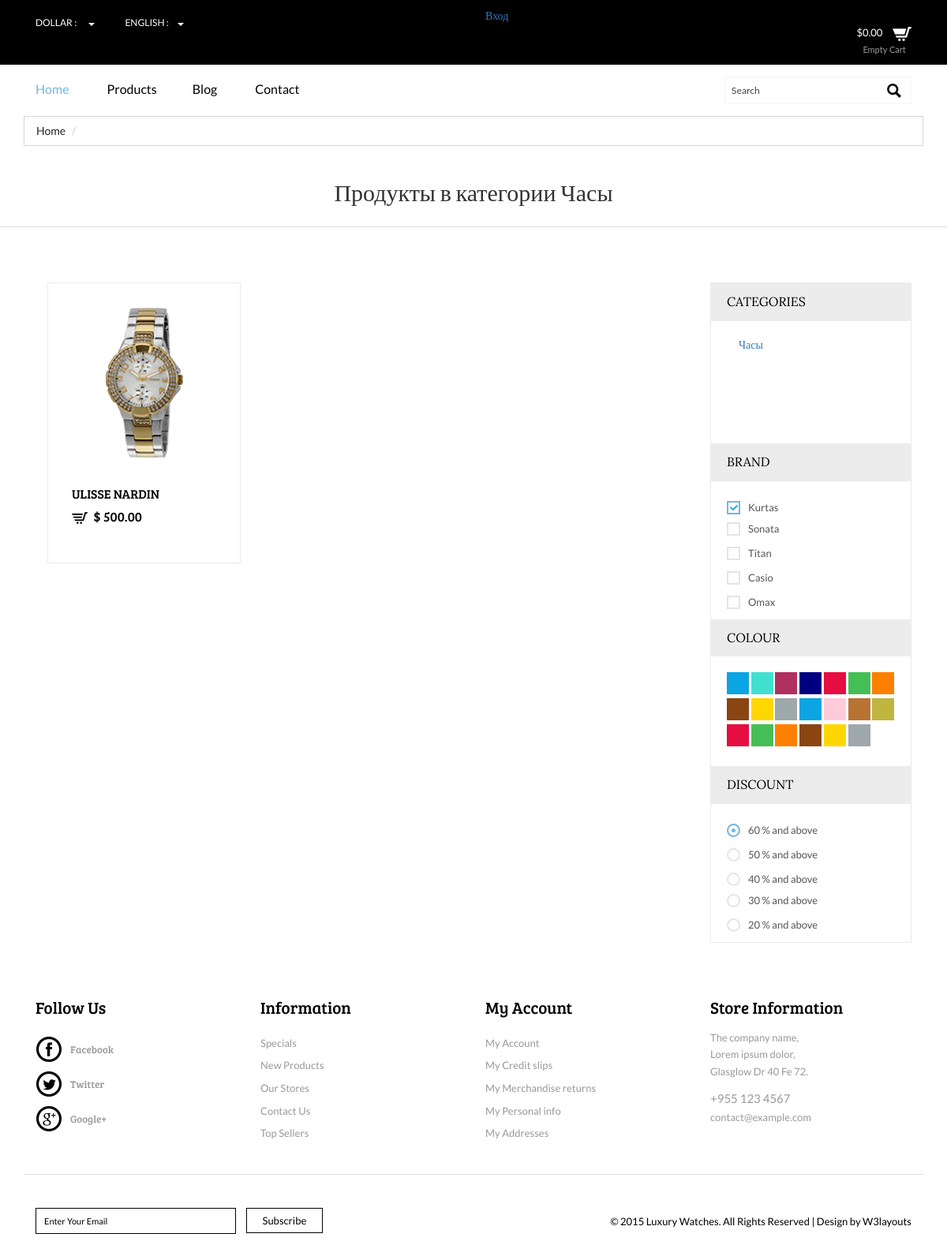
The page /category/1/products/ on the database as committed earlier.
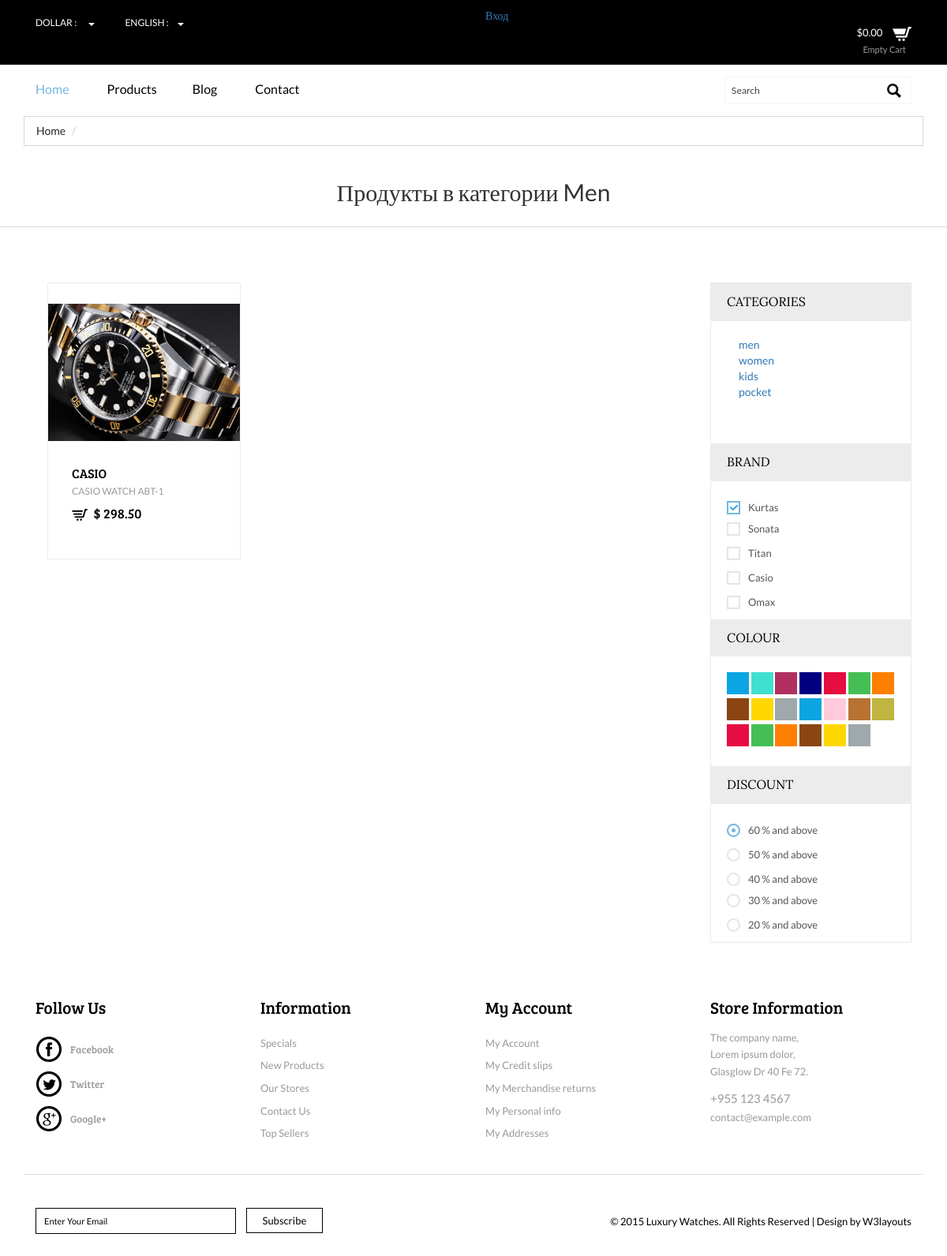
The same page on the database as committed later.
### mainapp/models.py (models this page shows, shortened)
class ProductCategory(models.Model):
    name = models.CharField(verbose_name='имя категории', max_length=128)
    description = models.TextField(verbose_name='описание категории', blank=True)

class Product(models.Model):
    category = models.ForeignKey(ProductCategory,
                                 on_delete=models.CASCADE,
                                 verbose_name='категория продукта')
    name = models.CharField('имя продукта', max_length=128)
    brand = models.CharField('brand', max_length=128, default='None')
    image = models.ImageField(upload_to='products_images', blank=True)
    short_desc = models.CharField('краткое описание продукта', max_length=64, blank=True)
    description = models.TextField('описание продукта', blank=True)
    price = models.DecimalField('цена продукта', max_digits=8, decimal_places=2, default=0)
    quantity = models.PositiveIntegerField('количество на складе', default=0)
    class Meta:
        verbose_name = 'продукт'
        verbose_name_plural = 'продукты'

### mainapp/views.py (the view)
# urls.py: path('category/<int:pk>/products/', mainapp.catalog, name='catalog'),
def catalog(request, pk):
    category = get_object_or_404(ProductCategory, pk=pk)
    products = Product.objects.filter(category=category)
    context = {
        'page_title': 'Luxury watches | Products',
        'categories': get_menu(),
        'category': category,
        'products': products,
    }
    return render(request, 'mainapp/catalog.html', context)

### mainapp/views.py (called while the page is built)
def get_menu():
    return ProductCategory.objects.all()

### mainapp/templates/mainapp/catalog.html (shortened to what this page needs)
{% extends 'mainapp/base.html' %}
{% load static %}
{% block container %}
	{% include 'mainapp/includes/inc__breadcrumbs.html' %}
{% block title %}
            <div class="logo clearfix">
                <h2>Продукты в категории {{ category.name|capfirst }}</h2>
            </div>
{% endblock %}
<div class="prdt">
		<div class="container">
			<div class="prdt-top">
				<div class="col-md-9 prdt-left">
					<div class="product-one">
                        {% for product in products %}
                            <div class="col-md-4 product-left p-left">
                                <div class="product-main simpleCart_shelfItem">
                                    <a href="{% url 'main:single' %}" class="mask"><img class="img-responsive zoom-img" src="/media/{{ product.image }}" alt="" /></a>
                                    <div class="product-bottom">
                                        <h3>{{ product.name }}</h3>
                                        <p>{{ product.short_desc }}</p>
                                        <h4><a class="item_add" href="#"><i></i></a> <span class="item_price">$ {{ product.price }}</span></h4>
                                    </div>
                                </div>
                            </div>
                        {% endfor %}
						<div class="clearfix"></div>
					</div>
				</div>
				<div class="col-md-3 prdt-right">
					<div class="w_sidebar">
						<section  class="sky-form">
							<h4>Categories</h4>
							<div class="row1 scroll-pane">
								<div class="col col-4">
                                {% include 'mainapp/includes/inc__catalog_menu.html' %}
								</div>
							</div>
						</section>
						<section  class="sky-form">
							<h4>Brand</h4>
							<div class="row1 row2 scroll-pane">
								<div class="col col-4">
									<label class="checkbox"><input type="checkbox" name="checkbox" checked=""><i></i>kurtas</label>
								</div>
								<div class="col col-4">
                                    <label class="checkbox"><input type="checkbox" name="checkbox"><i></i>Sonata</label>
									<label class="checkbox"><input type="checkbox" name="checkbox"><i></i>Titan</label>
									<label class="checkbox"><input type="checkbox" name="checkbox"><i></i>Casio</label>
									<label class="checkbox"><input type="checkbox" name="checkbox"><i></i>Omax</label>
									<label class="checkbox"><input type="checkbox" name="checkbox" >shree</label>
								</div>
							</div>
						</section>
						<section class="sky-form">
							<h4>Colour</h4>
								<ul class="w_nav2">
									<li><a class="color1" href="#"></a></li>
									<li><a class="color2" href="#"></a></li>
									<li><a class="color3" href="#"></a></li>
									<li><a class="color4" href="#"></a></li>
									<li><a class="color5" href="#"></a></li>
									<li><a class="color6" href="#"></a></li>
									<li><a class="color7" href="#"></a></li>
									<li><a class="color8" href="#"></a></li>
									<li><a class="color9" href="#"></a></li>
									<li><a class="color10" href="#"></a></li>
									<li><a class="color12" href="#"></a></li>
									<li><a class="color13" href="#"></a></li>
									<li><a class="color14" href="#"></a></li>
									<li><a class="color15" href="#"></a></li>
									<li><a class="color5" href="#"></a></li>
									<li><a class="color6" href="#"></a></li>
									<li><a class="color7" href="#"></a></li>
									<li><a class="color8" href="#"></a></li>
									<li><a class="color9" href="#"></a></li>
									<li><a class="color10" href="#"></a></li>
								</ul>
						</section>
						<section class="sky-form">
							<h4>discount</h4>
								<div class="row1 row2 scroll-pane">
									<div class="col col-4">
										<label class="radio"><input type="radio" name="radio" checked=""><i></i>60 % and above</label>
										<label class="radio"><input type="radio" name="radio"><i></i>50 % and above</label>
										<label class="radio"><input type="radio" name="radio"><i></i>40 % and above</label>
									</div>
									<div class="col col-4">
										<label class="radio"><input type="radio" name="radio"><i></i>30 % and above</label>
										<label class="radio"><input type="radio" name="radio"><i></i>20 % and above</label>
										<label class="radio"><input type="radio" name="radio">10 % and above</label>
									</div>
								</div>
						</section>
					</div>
				</div>
				<div class="clearfix"></div>
			</div>
		</div>
</div>
{% endblock %}

### mainapp/templates/mainapp/base.html (shortened to what this page needs)
{% load static %}
<!DOCTYPE html>
<html>
<head>
    {% block bootstrap %}
    <link href="{% static 'css/bootstrap.css' %}" rel="stylesheet" type="text/css" media="all" />
    {% endblock %}
    {% block themes %}
<link href="{% static 'css/style.css' %}" rel="stylesheet" type="text/css" media="all" />
{% endblock %}
    {% block startmenu %}
<link href="{% static 'css/memenu.css' %}" rel="stylesheet" type="text/css" media="all" />
    {% endblock %}
</head>
<body>
	<div class="top-header">
		<div class="container">
			<div class="top-header-main">
				<div class="col-md-6 top-header-left">
					<div class="drop">
						<div class="box">
						</div>
						<div class="box1">
						</div>
						<div class="clearfix"></div>
					</div>
				</div>
                <div class="col-md-6 top-header-left">
                        {% if user.is_authenticated %}
                            <a href="{% url 'auth:logout' %}">Выход</a>
                            {% else %}
                            <a href="{% url 'auth:login' %}">Вход</a>
                        {% endif %}
                </div>
				</div>
				<div class="col-md-6 top-header-left">
					<div class="cart box_1">
						<a href="{% url 'basket:basket' %}">
							 <div class="total">
								<span class="simpleCart_total"></span></div>
								<img src="{% static 'images/cart-1.png' %}" alt="" />
						</a>
						<p><a href="javascript:;" class="simpleCart_empty">Empty Cart</a></p>
					</div>
				</div>
				<div class="clearfix"></div>
			</div>
		</div>
	<div class="header-bottom">
		<div class="container">
			<div class="header">
				<div class="col-md-9 header-left">
				<div class="top-nav">
					<ul class="memenu skyblue"><li class="active"><a href="/">Home</a></li>
						<li class="grid"><a href="{% url 'main:products' %}">Products</a>
						<li class="grid"><a href="{% url 'main:blog' %}">Blog</a>
						</li>
						<li class="grid"><a href="{% url 'main:contact' %}">Contact</a>
						</li>
					</ul>
				</div>
			</div>
			<div class="col-md-3 header-right">
				<div class="search-bar">
					<input type="text" value="Search" onfocus="this.value = '';" onblur="if (this.value == '') {this.value = 'Search';}">
					<input type="submit" value="">
				</div>
			</div>
			<div class="clearfix"> </div>
			</div>
		</div>
	</div>
{% block container %}{% endblock %}
	<div class="information">
		<div class="container">
			<div class="infor-top">
				<div class="col-md-3 infor-left">
					<h3>Follow Us</h3>
					<ul>
						<li><a href="#"><span class="fb"></span><h6>Facebook</h6></a></li>
						<li><a href="#"><span class="twit"></span><h6>Twitter</h6></a></li>
						<li><a href="#"><span class="google"></span><h6>Google+</h6></a></li>
					</ul>
				</div>
				<div class="col-md-3 infor-left">
					<h3>Information</h3>
					<ul>
						<li><a href="#"><p>Specials</p></a></li>
						<li><a href="#"><p>New Products</p></a></li>
						<li><a href="#"><p>Our Stores</p></a></li>
						<li><a href="contact.html"><p>Contact Us</p></a></li>
						<li><a href="#"><p>Top Sellers</p></a></li>
					</ul>
				</div>
				<div class="col-md-3 infor-left">
					<h3>My Account</h3>
					<ul>
						<li><a href="account.html"><p>My Account</p></a></li>
						<li><a href="#"><p>My Credit slips</p></a></li>
						<li><a href="#"><p>My Merchandise returns</p></a></li>
						<li><a href="#"><p>My Personal info</p></a></li>
						<li><a href="#"><p>My Addresses</p></a></li>
					</ul>
				</div>
				<div class="col-md-3 infor-left">
					<h3>Store Information</h3>
					<h4>The company name,
						<span>Lorem ipsum dolor,</span>
						Glasglow Dr 40 Fe 72.</h4>
					<h5>+955 123 4567</h5>
					<p><a href="mailto:example@email.com">contact@example.com</a></p>
				</div>
				<div class="clearfix"></div>
			</div>
		</div>
	</div>
	<div class="footer">
		<div class="container">
			<div class="footer-top">
				<div class="col-md-6 footer-left">
					<form>
						<input type="text" value="Enter Your Email" onfocus="this.value = '';" onblur="if (this.value == '') {this.value = 'Enter Your Email';}">
						<input type="submit" value="Subscribe">
					</form>
				</div>
				<div class="col-md-6 footer-right">
					<p>© 2015 Luxury Watches. All Rights Reserved | Design by  <a href="http://w3layouts.com/" target="_blank">W3layouts</a> </p>
				</div>
				<div class="clearfix"></div>
			</div>
		</div>
	</div>
</body>
</html>

### mainapp/templates/mainapp/includes/inc__breadcrumbs.html
	<div class="breadcrumbs">
		<div class="container">
			<div class="breadcrumbs-main">
				<ol class="breadcrumb">
					<li><a href="/">Home</a></li>
                    <li class="active">{{ breadcrumbs_active }}</li>
				</ol>
			</div>
		</div>
	</div>

### mainapp/templates/mainapp/includes/inc__catalog_menu.html
<div class="col-md-4">
    <ul>
    {% for cat in categories %}
        <li>
            <a href="{% url 'main:catalog' pk=cat.pk %}">
                {{ cat.name }}
            </a>
        </li>
    {% endfor %}
    </ul>
</div>

### static/css/memenu.css (style rules this page uses)
.memenu { margin: 5px 0 0 0; padding: 0; width: 100%; list-style: none; display: inline-block; position: relative; font-size: 15px; }
.memenu li { display:inline-block; }
.memenu>li>a { float: left; padding-right: 45px; color: #000; font-size: 16px; text-decoration: none; transition: color .4s ease-in-out; -moz-transition: color .4s ease-in-out; -webkit-transition: color .4s ease-in-out; -o-transition: color .4s ease-in-out; }
.skyblue li>a,.skyblue>li.showhide span { color:#000; }
.skyblue>li:hover>a,.skyblue>li.active>a,.skyblue .dropdown li:hover>a { color:#73B6E1; }

Rows that differ between the two databases and show on the page:
removed Product: image (picture), name "ULISSE NARDIN", price "500.00"
changed ProductCategory: name "Часы" → "Men"; name "Часы" → "men"
added Product: image (picture), name "CASIO", short_desc "CASIO WATCH ABT-1", price "298.50"
added ProductCategory: name "women"
added ProductCategory: name "kids"
added ProductCategory: name "pocket"
